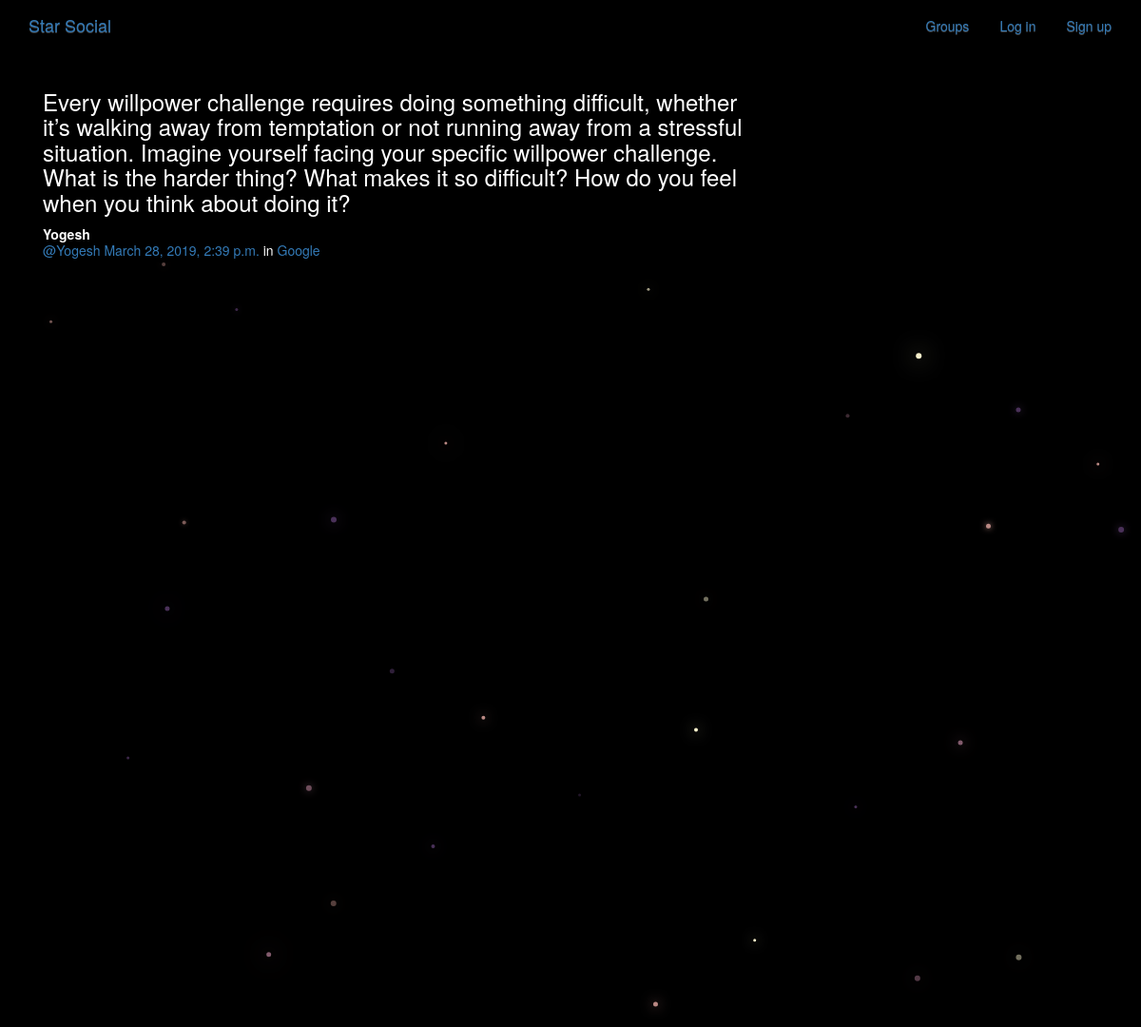
Page /posts/by/Yogesh/3/ on the committed database.
### posts/models.py (models this page shows, shortened)
class Post(models.Model):
    user = models.ForeignKey(User, related_name="posts",on_delete=models.CASCADE,)
    created_at = models.DateTimeField(auto_now=True)
    message = models.TextField()
    message_html = models.TextField(editable=False)
    group = models.ForeignKey(Group, related_name="posts",null=True, blank=True,on_delete=models.CASCADE,)
    class Meta:
        ordering = ["-created_at"]
        unique_together = ["user", "message"]

### groups/models.py (models this page shows, shortened)
class Group(models.Model):
    name = models.CharField(max_length=255, unique=True)
    slug = models.SlugField(allow_unicode=True, unique=True)
    description = models.TextField(blank=True, default='')
    description_html = models.TextField(editable=False, default='', blank=True)
    members = models.ManyToManyField(User,through="GroupMember")
    class Meta:
        ordering = ["name"]

### posts/views.py (the view)
# urls.py: re_path(r"by/(?P<username>[-\w]+)/(?P<pk>\d+)/$",views.PostDetail.as_view(),name="single"),
class PostDetail(SelectRelatedMixin, generic.DetailView):
    model = models.Post
    select_related = ("user", "group")
    def get_queryset(self):
        queryset = super().get_queryset()
        return queryset.filter(
            user__username__iexact=self.kwargs.get("username")
        )

### posts/templates/posts/post_detail.html
{% extends "posts/post_base.html" %}
{% block post_content %}
<div class="col-md-8">
    {% include "posts/_post.html" %}
</div>
{% endblock %}

### posts/templates/posts/_post.html (shortened to what this page needs)
<div class="post media">
	<h3>{{ post.message_html|safe }}</h3>
	<div class="media-body">
		<strong>{{ post.user.username }}</strong>
		<h5 class="media-heading">
			<span class="username"><a href="{% url 'posts:for_user' username=post.user.username %}">@{{ post.user.username }}</a></span>
			<time class="time"><a href="{% url 'posts:single' username=post.user.username pk=post.pk %}">{{ post.created_at }}</a></time>
			{% if post.group %}
			<span class="group-name">in <a href="#">{{ post.group.name }}</a></span>
			{% endif %}
		</h5>
	</div>
</div>

### static/simplesocial/css/master.css (style rules this page uses)
body { margin: 0; overflow: hidden; background-color: black; color:white; }

### rows in the picture
Post: message_html "Every willpower challenge requires doing something difficult, whether it’s walking away from temptation or not running away from a stressful situation. Imagine yourself facing your specific willpower challenge. What is the harder thing? What makes it so difficult? How do you feel when you think about doing it?", user.username "Yogesh", created_at "March 28, 2019, 2:39 p.m.", group.name "Google"
